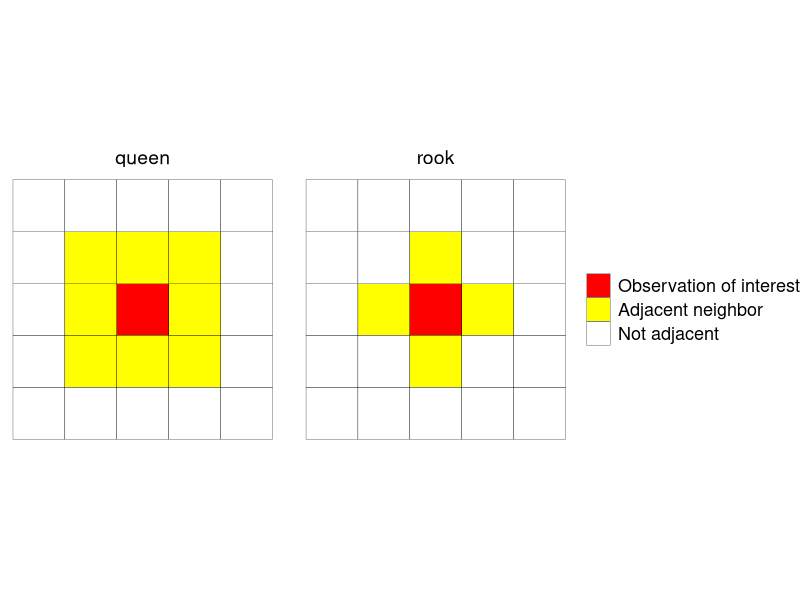
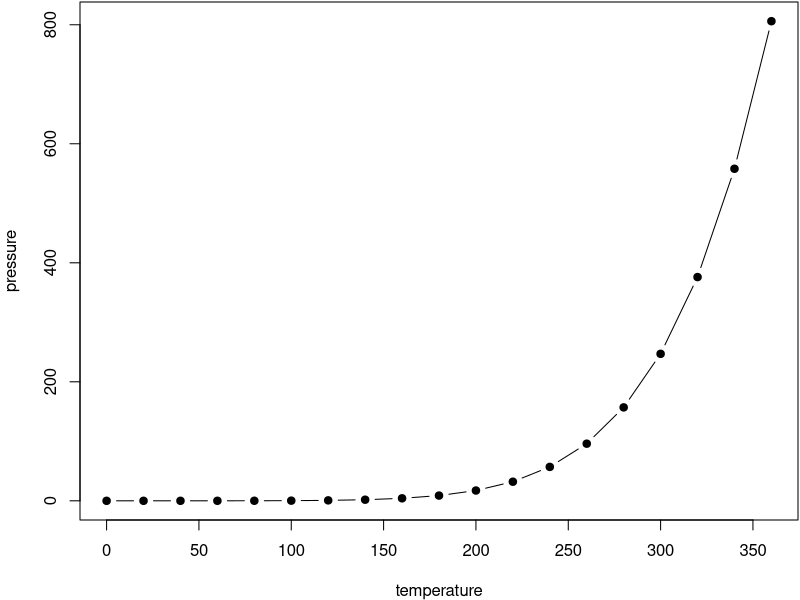

R code for these plots, in order:
## ---- chunk 1
library(ggplot2)

na <- "Not adjacent"
o <- "Observation of interest"
n <- "Adjacent neighbor"

sp.config <- data.frame(row = rep(rep(1:5, 5), 2),
                        column = rep(rep(1:5, each = 5),2),
                        categ = c(rep(na, 5), #rook 
                                 na, na, n, na, na,
                                 na, n, o, n, na,
                                 na, na, n, na, na,
                                 rep(na, 5),
                                 rep(na, 5),  # start queen
                                 na, n, n, n, na,
                                 na, n, o, n, na,
                                 na, n, n, n, na,
                                 rep(na, 5)),
                        config = rep(c("rook", "queen"), each = 25) )

sp.config$categ <- factor(sp.config$categ, levels = c(o, n, na))

ggplot(sp.config, aes(x = row, y = column)) +
  geom_tile(aes(fill = categ), col = "black") +
  scale_fill_manual(values = c("red", "yellow", "white")) +
  facet_grid(. ~ config ) +
  theme_void() +
  coord_fixed() +
  theme(legend.title = element_blank(), 
        strip.text = element_text(size = 14),
        legend.text = element_text(size = 13))
 
## ---- chunk 2
par(mar = c(4, 4, .1, .1))
plot(pressure, type = 'b', pch = 19)
## ---- chunk 3
knitr::kable(
  head(iris, 20), caption = 'Here is a nice table!',
  booktabs = TRUE
)
